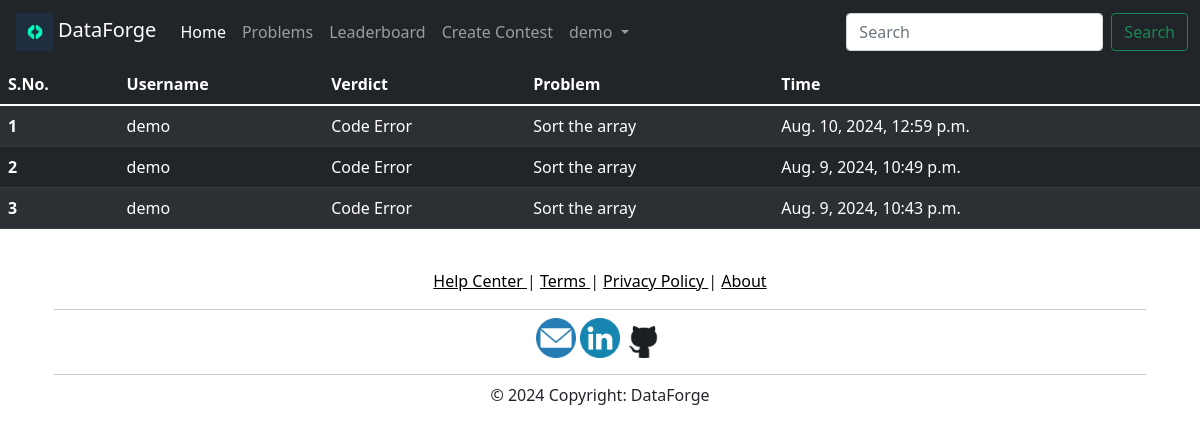
Page /submissions/demo on the earlier database version.
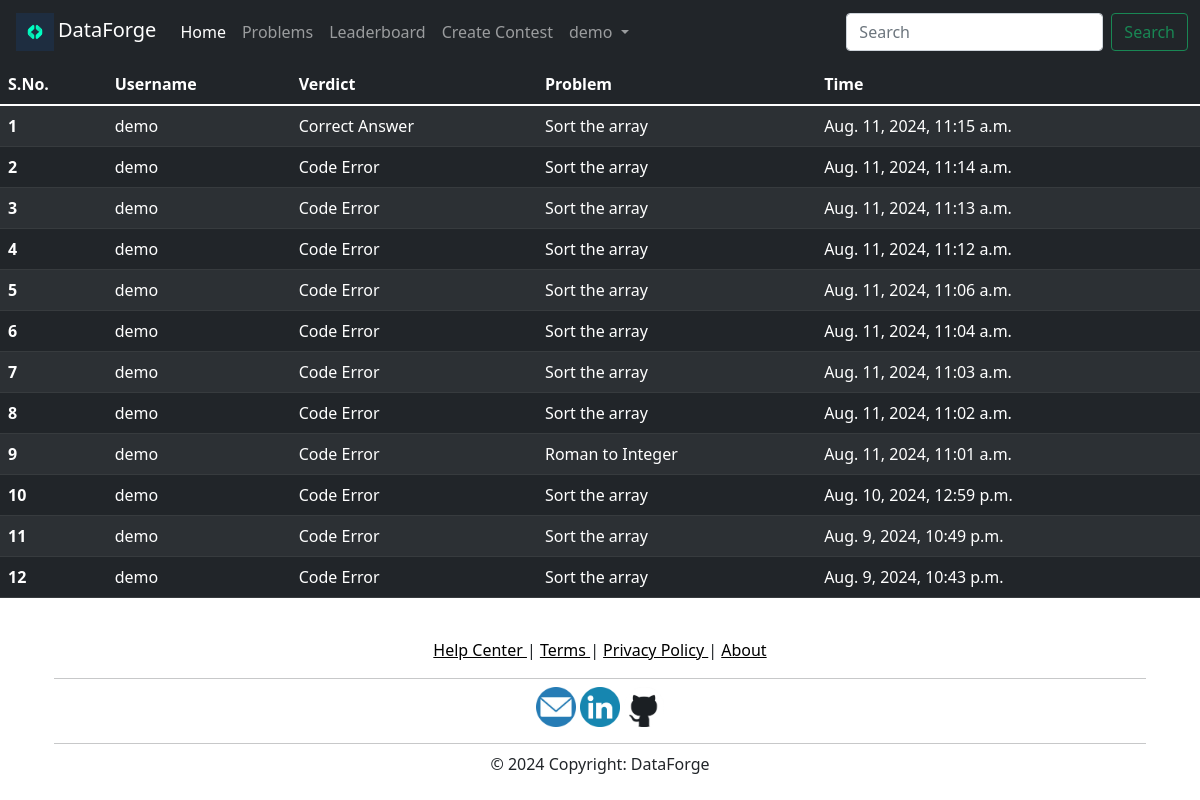
Same page on the later database version.
### Home/models.py (models this page shows, shortened)
class User(models.Model):
    username = models.CharField(primary_key=True,max_length=122)
    name = models.CharField(max_length=122)
    email = models.CharField(unique=True,max_length=122)
    password = models.CharField(max_length=32)
    problems_solved = models.IntegerField(default=0)

class Submission(models.Model):
    user = models.ForeignKey(User,on_delete=models.CASCADE)
    problem = models.ForeignKey(Problem,on_delete=models.CASCADE)
    code = models.TextField(null=True)
    verdict = models.CharField(max_length=255)
    time = models.DateTimeField()

class Problem(models.Model):
    id = models.IntegerField(primary_key=True)
    name = models.CharField(max_length=122)
    type = models.CharField(max_length=50)
    difficuilty = models.CharField(max_length=10)
    statement = models.TextField()
    task = models.TextField(null=True)
    time_complexity = models.CharField(max_length=50,null=True)
    space_complexity = models.CharField(max_length=50,null=True)
    constraints = models.CharField(max_length=122,null=True)
    example = models.TextField(null=True)

### Home/views.py (the view)
# urls.py: path("submissions/<str:user_name>", views.submissions, name="my_submissions"),
def submissions(request,user_name):
    user = User.objects.get(username=str(user_name))
    submissions = Submission.objects.filter(user=user).order_by('-time')
    rank = User.objects.all().filter(problems_solved__gt=user.problems_solved).count() + 1
    return render(request,'submissions.html',{'user':user,'submissions':submissions,'rank':rank})

### templates/submissions.html (shortened to what this page needs)
{% extends 'base.html' %}
{% block account %}
  <li class="nav-item dropdown">
    <a class="nav-link dropdown-toggle" href="#" id="navbarDropdown" role="button" data-bs-toggle="dropdown" aria-expanded="false">
        {{ user.name }}
    </a>
  </li>
{% endblock account %}
{% block problems %}
<li class="nav-item">
  <a class="nav-link" href="/problems/{{ user.username }}">Problems</a>
</li>
{% endblock problems %}
{% block navbar %}
  <form class="d-flex" method="post" action="/problem_search/{{ user.username }}">
    <input class="form-control me-2" type="search" name="search" placeholder="Search" aria-label="Search">
    <button class="btn btn-outline-success" type="submit">Search</button>
  </form>
{% endblock navbar %}
{% block body %}
<table class="table table-dark table-striped">
    <thead>
      <tr>
        <th scope="col">S.No.</th>
        <th scope="col">Username</th>
        <th scope="col">Verdict</th>
        <th scope="col">Problem</th>
        <th scope="col">Time</th>
      </tr>
    </thead>
    <tbody>
        {% for item in submissions %}
          <tr>
            <th scope="row">{{ forloop.counter }}</th>
            <td>{{ item.user.name }}</td>
            <td>{{ item.verdict }}</td>
            <td>{{ item.problem.name }}</td>
            <td>{{ item.time }}</td>
          </tr>
        {% endfor %}
    </tbody>
  </table>
{% endblock body %}

### templates/base.html (shortened to what this page needs)
<!doctype html>
<html lang="en">
  <head>
    <link href="https://cdn.jsdelivr.net/npm/bootstrap@5.1.3/dist/css/bootstrap.min.css" rel="stylesheet">
  </head>
  <body>
    <nav class="navbar navbar-expand-lg navbar-dark bg-dark">
        <div class="container-fluid">
          <a class="navbar-brand" href=""><img src="/static/logo.png" alt="" width="38" height="38" class="d-inline-block mx-1" style="position:relative;">DataForge</a>
          <div class="collapse navbar-collapse" id="navbarSupportedContent">
            <ul class="navbar-nav me-auto mb-2 mb-lg-0">
              <li class="nav-item">
                <a class="nav-link active " aria-current="page" href="/home/{{ user.username }}">Home</a>
              </li>
              {% block problems %}{% endblock problems %}
              <li class="nav-item">
                <a class="nav-link" href="/leaderboard">Leaderboard</a>
              </li>
              <li class="nav-item">
                <a class="nav-link" href="/admin">Create Contest</a>
              </li>
              {% block account %}{% endblock account %}
            </ul>
            {% block navbar %} {% endblock navbar %}
          </div>
        </div>
      </nav>
      {% block body %} {% endblock body %}
      <footer id="footer">
        <div class="container p-4 pb-0">
            <section class="mb-2 text-center">
                <a href="https://www.linkedin.com/in/mamidipaka-Compile-Mate-5a2a7425a/" class="text-black"> Help Center </a>
                |
                <a href="https://www.linkedin.com/in/mamidipaka-Compile-Mate-5a2a7425a/" class="text-black"> Terms </a>
                |
                <a href="https://www.linkedin.com/in/mamidipaka-Compile-Mate-5a2a7425a/" class="text-black"> Privacy Policy </a>
                |
                <a href="https://www.linkedin.com/in/mamidipaka-Compile-Mate-5a2a7425a/" class="text-black"> About </a>
            </section>
            <hr class="mb-2" />
            <section class="mb-2 text-center">
                <a href="">
                    <img src="/static/email.png"
                        width="40" height="40" /></a>
                <a href=""
                    target="_blank">
                    <img src="/static/linkedin.png"
                        width="40" height="40" /></a>
                <a href=""
                    target="_blank">
                    <img src="/static/github.png"
                        width="40" height="40" /></a>
            </section>
            <hr class="mb-2" />
            <section class="mb-2 text-center">
                © 2024 Copyright: DataForge
            </section>
        </div>
    </footer>
  </body>
</html>

Differences in the rows shown:
added Submission: user.name "demo", verdict "Correct Answer", problem.name "Sort the array", time "Aug. 11, 2024, 11:15 a.m."
added Submission: user.name "demo", verdict "Code Error", problem.name "Sort the array", time "Aug. 11, 2024, 11:14 a.m."
added Submission: user.name "demo", verdict "Code Error", problem.name "Sort the array", time "Aug. 11, 2024, 11:13 a.m."
added Submission: user.name "demo", verdict "Code Error", problem.name "Sort the array", time "Aug. 11, 2024, 11:12 a.m."
added Submission: user.name "demo", verdict "Code Error", problem.name "Sort the array", time "Aug. 11, 2024, 11:06 a.m."
added Submission: user.name "demo", verdict "Code Error", problem.name "Sort the array", time "Aug. 11, 2024, 11:04 a.m."
added Submission: user.name "demo", verdict "Code Error", problem.name "Sort the array", time "Aug. 11, 2024, 11:03 a.m."
added Submission: user.name "demo", verdict "Code Error", problem.name "Sort the array", time "Aug. 11, 2024, 11:02 a.m."
added Submission: user.name "demo", verdict "Code Error", problem.name "Roman to Integer", time "Aug. 11, 2024, 11:01 a.m."
